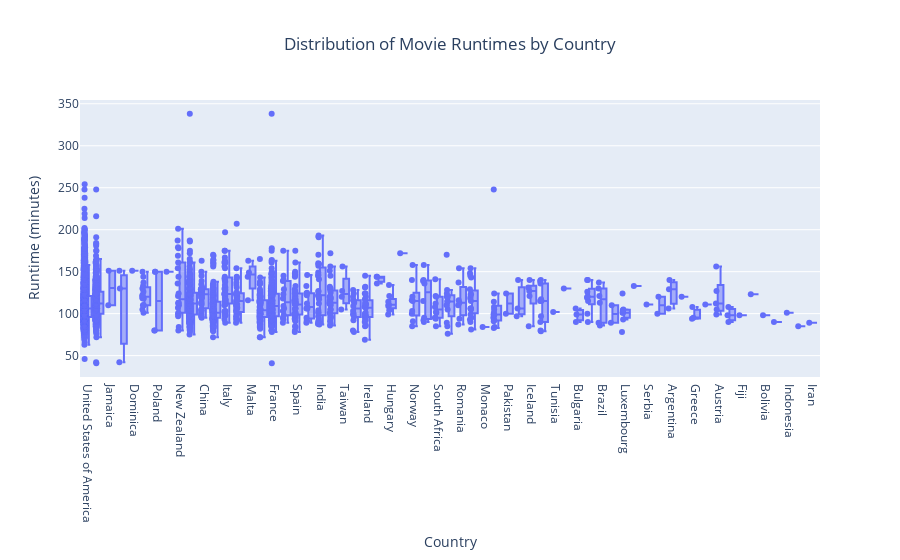

Notebook cell for this chart:
### Code cell
fig = px.box(
    countries_expanded,
    x='country_name',
    y='rt_runtime',
    title='Distribution of Movie Runtimes by Country',
    labels={'rt_runtime': 'Runtime (minutes)', 'country_name': 'Country'},
    points='all'
)
fig.update_layout(xaxis_title='Country', yaxis_title='Runtime (minutes)', title_x=0.5)
fig.show()

### Figure 1 — Plotly figure (JSON) as saved in the notebook; plotly's stock layout.template omitted (floating-point values rounded to 4 significant figures; data arrays with more than 128 entries replaced by an {"elided": "..."} marker saying what was removed)
{"data": [{"alignmentgroup": "True", "boxpoints": "all", "hovertemplate": "Country=%{x}<br>Runtime (minutes)=%{y}<extra></extra>", "legendgroup": "", "marker": {"color": "#636efa"}, "name": "", "notched": false, "offsetgroup": "", "orientation": "v", "showlegend": false, "type": "box", "x": {"elided": "4697 str values"}, "x0": " ", "xaxis": "x", "y": {"elided": "4697 int values"}, "y0": " ", "yaxis": "y"}], "layout": {"boxmode": "group", "legend": {"tracegroupgap": 0}, "title": {"text": "Distribution of Movie Runtimes by Country", "x": 0.5}, "xaxis": {"anchor": "y", "domain": [0, 1], "title": {"text": "Country"}}, "yaxis": {"anchor": "x", "domain": [0, 1], "title": {"text": "Runtime (minutes)"}}}}
